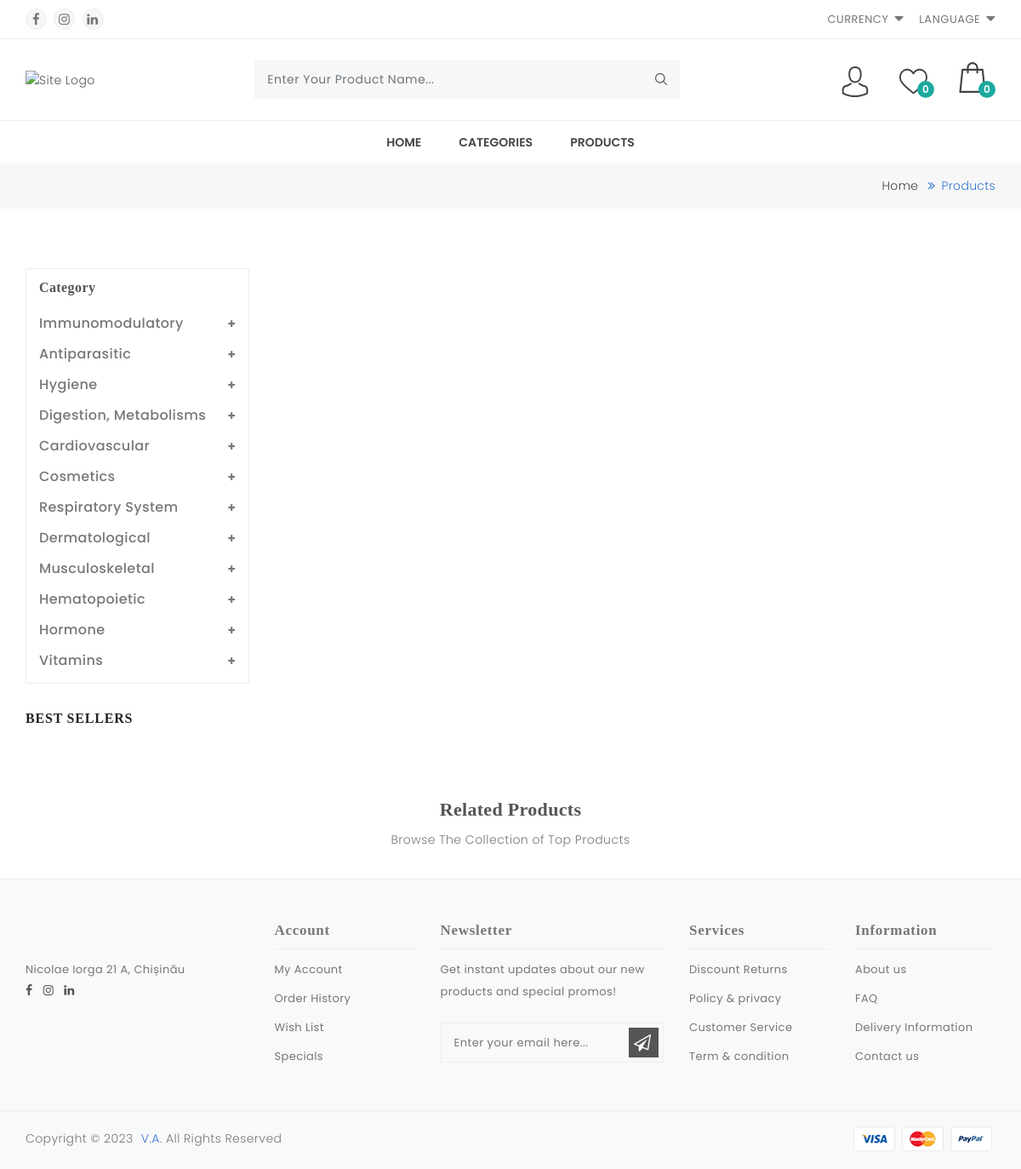
The app's page /med/product.php with its own data.
### tables this page shows
CREATE TABLE `tblcategory` (
  `id` int(11) NOT NULL,
  `categoryName` varchar(200) DEFAULT NULL,
  `categoryDescription` varchar(250) DEFAULT NULL,
  `tags` longtext DEFAULT NULL,
  `postingDate` timestamp NULL DEFAULT current_timestamp()
);

### med/product.php (the view, shortened to what this page needs)
<?php
include('includes/dbconnection.php');
?>
<!DOCTYPE html>
<html lang="en">
<head>
 <link rel="stylesheet" href="assets/css/vendor/ecicons.min.css" />
 <link rel="stylesheet" href="assets/css/plugins/animate.css" />
 <link rel="stylesheet" href="assets/css/plugins/swiper-bundle.min.css" />
 <link rel="stylesheet" href="assets/css/plugins/jquery-ui.min.css" />
 <link rel="stylesheet" href="assets/css/plugins/countdownTimer.css" />
 <link rel="stylesheet" href="assets/css/plugins/slick.min.css" />
 <link rel="stylesheet" href="assets/css/plugins/nouislider.css" />
 <link rel="stylesheet" href="assets/css/plugins/bootstrap.css" />
 <link rel="stylesheet" href="assets2/css/style.css" />
 <link rel="stylesheet" href="assets2/css/responsive.css" />
 <link rel="stylesheet" id="bg-switcher-css" href="assets2/css/backgrounds/bg-4.css">
 <link rel="stylesheet" href="assets/toastr/toastr.min.css">
 <link rel="stylesheet" href="assets/sweetalert2/sweetalert2.css">
</head>
<body class="product_page">
  <?php @include("includes/second_header.php");?>
  <div class="sticky-header-next-sec  ec-breadcrumb section-space-mb">
    <div class="container">
      <div class="row">
        <div class="col-12">
          <div class="row ec_breadcrumb_inner">
            <div class="col-md-6 col-sm-12"></div>
            <div class="col-md-6 col-sm-12">
              <ul class="ec-breadcrumb-list">
                <li class="ec-breadcrumb-item"><a href="index.php">Home</a></li>
                <li class="ec-breadcrumb-item active">Products</li>
              </ul>
            </div>
          </div>
        </div>
      </div>
    </div>
  </div>
  <section class="ec-page-content section-space-p">
    <div class="container">
      <div class="row">
        <div class="ec-pro-rightside ec-common-rightside col-lg-9 order-lg-last col-md-12 order-md-first">
  </div>
  <div class="ec-pro-leftside ec-common-leftside col-lg-3 order-lg-first col-md-12 order-md-last">
    <div class="ec-sidebar-wrap">
      <div class="ec-sidebar-block">
        <div class="ec-sb-title">
          <h3 class="ec-sidebar-title">Category</h3>
        </div>
        <?php
        $ret2=mysqli_query($con,"select * from tblcategory");
        while ($row2=mysqli_fetch_array($ret2))
        {
          ?>
          <div class="ec-sb-block-content">
            <ul>
              <li>
                <div class="ec-sidebar-block-item"><?php echo htmlentities($row2['categoryName']);?></div>
              </li>
            </ul>
          </div>
          <?php
        }?>
      </div>
    </div>
    <div class="ec-sidebar-slider">
      <div class="ec-sb-slider-title">Best Sellers</div>
    </div>
  </div>
</div>
</div>
</section>
<section class="section ec-releted-product section-space-p">
  <div class="container">
    <div class="row">
      <div class="col-md-12 text-center">
        <div class="section-title">
          <h2 class="ec-title">Related products</h2>
          <p class="sub-title">Browse The Collection of Top Products</p>
        </div>
      </div>
    </div>
    </div>
  </section>
  <?php @include("includes/footer.php");?>
</body>
</html>

### med/assets2/css/responsive.css (style rules this page uses)
@media only screen and (max-width: 1366px) { .section-space-p { padding: 35px 0; } }
@media only screen and (max-width: 1366px) { .section-space-mb { margin-bottom: 35px; } }
@media only screen and (max-width: 1366px) { .section-title .ec-title { font-size: 22px; } }

### records on screen
tblcategory: categoryName "Immunomodulatory"
tblcategory: categoryName "Antiparasitic"
tblcategory: categoryName "Hygiene"
tblcategory: categoryName "Digestion, Metabolisms"
tblcategory: categoryName "Cardiovascular"
tblcategory: categoryName "Cosmetics"
tblcategory: categoryName "Respiratory System"
tblcategory: categoryName "Dermatological"
tblcategory: categoryName "Musculoskeletal"
tblcategory: categoryName "Hematopoietic"
tblcategory: categoryName "Hormone"
tblcategory: categoryName "Vitamins"
